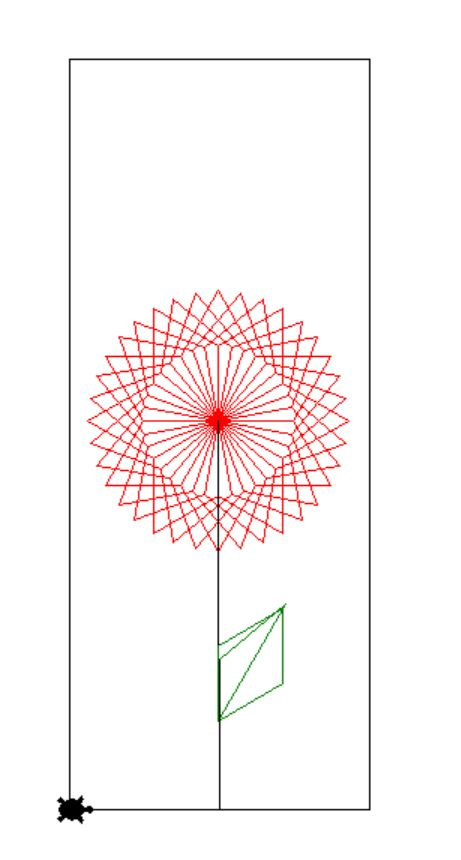

Python code for this plot:
import turtle

#this function will draw a flower in a window
def draw_flower(sonu):
    sonu.shape("turtle")
    sonu.color("red")
    sonu.speed(0)
    for i in range(1, 40):
        sonu.forward(50)
        sonu.left(60)
        sonu.forward(50)
        sonu.left(120)
        sonu.forward(50)
        sonu.left(60)
        sonu.forward(50)
        sonu.right(10)
    sonu.right(60)
    sonu.color("black")
    sonu.forward(200)
    sonu.left(120)
    #leaf begins
    sonu.color("green")
    sonu.forward(50)
    sonu.left(60)
    sonu.forward(50)
    sonu.left(120)
    sonu.forward(50)
    sonu.left(60)
    sonu.forward(50)
    sonu.left(150)
    sonu.forward(90)
    sonu.left(160)
    sonu.forward(58)
    sonu.left(50)
    sonu.color("black")
    sonu.forward(100)
    sonu.right(90)
    sonu.forward(100)
    sonu.left(180)
    sonu.forward(200)
    sonu.left(90)
    sonu.forward(500)
    sonu.left(90)
    sonu.forward(200)

    sonu.left(90)
    sonu.forward(500)

    sonu.left(90)

#this function will draw a square
def draw_square(sonu):
    sonu.shape("turtle")
    sonu.speed(0)
    sonu.color("black")
    k=0
    for i in range(1,250):
        if k<4:
         sonu.forward(100)
         sonu.right(90)
         k+=1
        else:
         sonu.right(10)
         k=0

def draw_triangle(tom):
    for i in range(1,4):
        tom.forward(100)
        tom.left(120)

def draw_art():
    window= turtle.Screen()
    window.bgcolor("white")
    sonu = turtle.Turtle()
    draw_flower(sonu)

   # draw_square(sonu)
    ''' hanu = turtle.Turtle()
        hanu.shape("arrow")
        hanu.color("black")
        window.bgcolor("yellow")
        hanu.circle(100)
        window.bgcolor("grey")
        tom = turtle.Turtle()
        draw_triangle(tom)'''

    window.exitonclick()
draw_art()
